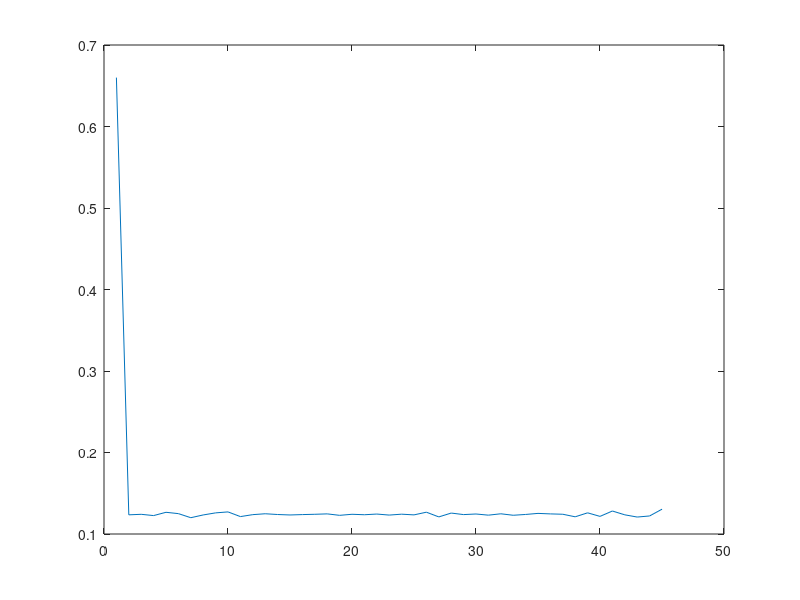

Write the MATLAB code that produced this figure.
% clear memory
clear
clc
% load turtles.mat
load turtles.mat
% save dx
dx = -diff(best_lx);
% save best_lx w/out last
best_lx_w_out_last = best_lx(1:45);
% save p as dx  / best_lx w/out last
p = dx./best_lx_w_out_last;
% set years 
years = 1:1:45;
%plot p over years
plot(years,p)
% get p 6-45
p6_45 = p(6:45);
% get mean
mean_p = mean(p6_45);
% get st_dev
std_p = std(p6_45);
